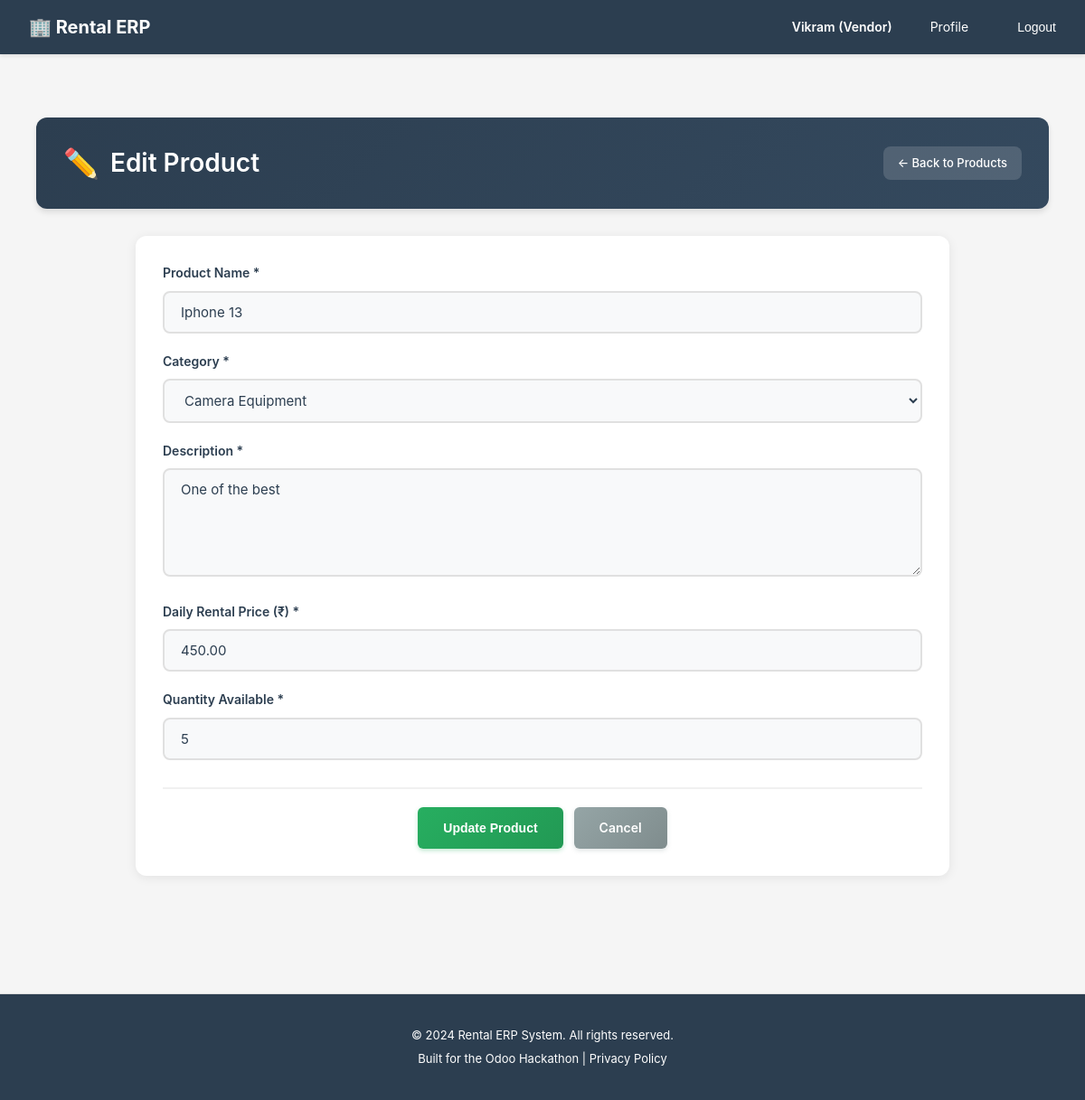
The app's page /catalog/vendor/edit-product/12/ (signed in) with its own data.
### accounts/models.py (models this page shows, shortened)
class User(AbstractUser):
    ROLE_CHOICES = [
        ('customer', 'Customer'),  # End-user who rents products
        ('vendor', 'Vendor'),      # Business user who owns rental products
        ('admin', 'Admin'),        # System administrator with full access
    ]
    email = models.EmailField(
        unique=True,
        validators=[EmailValidator()],
        help_text="Used for login and notifications"
    )
    role = models.CharField(
        max_length=20,
        choices=ROLE_CHOICES,
        default='customer',
        help_text="Determines user's permissions and accessible features"
    )
    phone = models.CharField(
        max_length=15,
        blank=True,
        null=True,
        validators=[
            RegexValidator(
                regex=r'^\+?1?\d{9,15}$',
                message="Phone number must be entered in the format: '+999999999'. Up to 15 digits allowed."
            )
        ],
        help_text="Contact number for order notifications and support"
    )
    is_verified = models.BooleanField(
        default=False,
        help_text="Email verification status for security"
    )
    totp_secret = models.CharField(
        max_length=32,
        blank=True,
        null=True,
        help_text="TOTP secret key for 2FA (encrypted)"
    )
    totp_enabled = models.BooleanField(
        default=False,
        help_text="Whether TOTP 2FA is enabled for this user"
    )
    created_at = models.DateTimeField(auto_now_add=True)
    updated_at = models.DateTimeField(auto_now=True)
    @property
    def phone_number(self):
        """Property alias for backward compatibility with older view/form code"""
        return self.phone
    USERNAME_FIELD = 'email'
    REQUIRED_FIELDS = ['username', 'first_name', 'last_name']
    class Meta:
        db_table = 'users'
        verbose_name = 'User'
        verbose_name_plural = 'Users'
        ordering = ['-created_at']

### catalog/models.py (models this page shows, shortened)
class Product(models.Model):
    vendor = models.ForeignKey(
        settings.AUTH_USER_MODEL,
        on_delete=models.CASCADE,
        related_name='products',
        limit_choices_to={'role': 'vendor'},
        help_text="Vendor who owns this product"
    )
    category = models.ForeignKey(
        ProductCategory,
        on_delete=models.SET_NULL,
        blank=True,
        null=True,
        related_name='products',
        help_text="Product classification for filtering"
    )
    name = models.CharField(
        max_length=255,
        help_text="Product name (e.g., 'Canon EOS R5 Mirrorless Camera')"
    )
    slug = models.SlugField(
        max_length=255,
        unique=True,
        help_text="URL-friendly identifier"
    )
    description = models.TextField(
        help_text="Detailed product description for customer decision-making"
    )
    short_description = models.CharField(
        max_length=500,
        blank=True,
        null=True,
        help_text="Brief summary for product listings"
    )
    image_main = models.ImageField(
        upload_to='products/images/',
        blank=True,
        null=True,
        help_text="Primary product image"
    )
    is_rentable = models.BooleanField(
        default=True,
        help_text="Can this product be rented? (vs purchase-only)"
    )
    is_published = models.BooleanField(
        default=False,
        help_text="Visible on website. Vendors can unpublish temporarily."
    )
    quantity_on_hand = models.PositiveIntegerField(
        default=0,
        help_text="Total physical inventory owned by vendor"
    )
    cost_price = models.DecimalField(
        max_digits=10,
        decimal_places=2,
        validators=[MinValueValidator(0)],
        help_text="Vendor's acquisition cost (for margin calculation)"
    )
    attributes = models.JSONField(
        default=dict,
        blank=True,
        help_text="Dynamic attributes like Brand, Model, Color (JSON: {'brand': 'Canon', 'model': 'EOS R5'})"
    )
    meta_title = models.CharField(
        max_length=255,
        blank=True,
        null=True,
        help_text="SEO page title"
    )
    meta_description = models.TextField(
        blank=True,
        null=True,
        help_text="SEO meta description"
    )
    created_at = models.DateTimeField(auto_now_add=True)
    updated_at = models.DateTimeField(auto_now=True)
    class Meta:
        db_table = 'products'
        verbose_name = 'Product'
        verbose_name_plural = 'Products'
        ordering = ['-created_at']
        indexes = [
            models.Index(fields=['vendor', 'is_published']),
            models.Index(fields=['category', 'is_published']),
            models.Index(fields=['slug']),
        ]

class ProductCategory(models.Model):
    name = models.CharField(
        max_length=100,
        unique=True,
        help_text="Category name (e.g., 'Camera Equipment', 'Furniture')"
    )
    slug = models.SlugField(
        max_length=100,
        unique=True,
        help_text="URL-friendly identifier"
    )
    parent = models.ForeignKey(
        'self',
        on_delete=models.CASCADE,
        blank=True,
        null=True,
        related_name='subcategories',
        help_text="Parent category for hierarchical structure"
    )
    description = models.TextField(
        blank=True,
        null=True,
        help_text="Category description for SEO and customer guidance"
    )
    is_active = models.BooleanField(
        default=True,
        help_text="Show/hide category on website"
    )
    created_at = models.DateTimeField(auto_now_add=True)
    updated_at = models.DateTimeField(auto_now=True)
    class Meta:
        db_table = 'product_categories'
        verbose_name = 'Product Category'
        verbose_name_plural = 'Product Categories'
        ordering = ['name']

class RentalPricing(models.Model):
    DURATION_CHOICES = [
        ('hourly', 'Per Hour'),
        ('daily', 'Per Day'),
        ('weekly', 'Per Week'),
        ('monthly', 'Per Month'),
        ('custom', 'Custom Duration'),
    ]
    product = models.ForeignKey(
        Product,
        on_delete=models.CASCADE,
        blank=True,
        null=True,
        related_name='rental_prices',
        help_text="Applies to all variants if set at product level"
    )
    product_variant = models.ForeignKey(
        ProductVariant,
        on_delete=models.CASCADE,
        blank=True,
        null=True,
        related_name='rental_prices',
        help_text="Variant-specific pricing overrides product pricing"
    )
    duration_type = models.CharField(
        max_length=20,
        choices=DURATION_CHOICES,
        help_text="Rental period unit"
    )
    duration_value = models.PositiveIntegerField(
        default=1,
        validators=[MinValueValidator(1)],
        help_text="Number of units (e.g., 2 for '2 days', 3 for '3 hours')"
    )
    price = models.DecimalField(
        max_digits=10,
        decimal_places=2,
        validators=[MinValueValidator(0)],
        help_text="Rental price for this duration"
    )
    is_discounted = models.BooleanField(
        default=False,
        help_text="Promotional pricing active"
    )
    discount_percentage = models.DecimalField(
        max_digits=5,
        decimal_places=2,
        default=0.00,
        validators=[MinValueValidator(0), MinValueValidator(100)],
        help_text="Discount % if promotional pricing is active"
    )
    is_active = models.BooleanField(
        default=True,
        help_text="Enable/disable this pricing tier"
    )
    created_at = models.DateTimeField(auto_now_add=True)
    updated_at = models.DateTimeField(auto_now=True)
    class Meta:
        db_table = 'rental_pricing'
        verbose_name = 'Rental Pricing'
        verbose_name_plural = 'Rental Pricing'
        ordering = ['product', 'duration_type', 'duration_value']

### catalog/views.py (the view, shortened to what this page needs)
# urls.py: path('vendor/edit-product/<int:product_id>/', views.vendor_edit_product, name='vendor_edit_product'),
@require_http_methods(["GET", "POST"])
def vendor_edit_product(request, product_id):
    from django.http import HttpResponseForbidden
    from django.shortcuts import redirect
    from django.utils.text import slugify
    if request.user.role != 'vendor':
        return HttpResponseForbidden('Only vendors can edit products.')
    product = get_object_or_404(Product, id=product_id, vendor=request.user)
    categories = ProductCategory.objects.filter(is_active=True).order_by('name')
    context = {
        'product': product,
        'categories': categories,
        'vendor': request.user.vendorprofile
    }
    return render(request, 'catalog/edit_product.html', context)

### templates/catalog/edit_product.html (shortened to what this page needs)
{% extends 'base.html' %}
{% block content %}
<div class="product-edit-container">
    <div class="page-header">
        <h2>Edit Product</h2>
        <a href="{% url 'catalog:vendor_manage_products' %}" class="back-link">← Back to Products</a>
    </div>
    <div class="form-card">
        <div class="form-body">
            <form method="POST">
                <div class="form-group">
                    <label class="form-label">Product Name *</label>
                    <input type="text" name="name" value="{{ product.name }}" required class="form-control">
                </div>
                <div class="form-group">
                    <label class="form-label">Category *</label>
                    <select name="category" required class="form-control">
                        {% for category in categories %}
                        <option value="{{ category.id }}" {% if product.category.id == category.id %}selected{% endif %}>{{ category.name }}</option>
                        {% endfor %}
                    </select>
                </div>
                <div class="form-group">
                    <label class="form-label">Description *</label>
                    <textarea name="description" required class="form-control" style="min-height: 120px;">{{ product.description }}</textarea>
                </div>
                <div class="form-group">
                    <label class="form-label">Daily Rental Price (₹) *</label>
                    <input type="number" name="daily_price" value="{{ product.rental_prices.first.price }}" required step="0.01" min="0" class="form-control">
                </div>
                <div class="form-group">
                    <label class="form-label">Quantity Available *</label>
                    <input type="number" name="quantity" value="{{ product.quantity_on_hand }}" required min="1" class="form-control">
                </div>
                <div class="button-group">
                    <button type="submit" class="action-btn">Update Product</button>
                    <a href="{% url 'catalog:vendor_manage_products' %}" class="action-btn action-btn-secondary">Cancel</a>
                </div>
            </form>
        </div>
    </div>
</div>
{% endblock %}

### templates/base.html (shortened to what this page needs)
{% load static %}
<!DOCTYPE html>
<html lang="en">
<head>
</head>
<body>
    <nav>
        <div class="container">
            <a href="/" class="logo">🏢 Rental ERP</a>
            <ul>
                {% if user.is_authenticated %}
                    <li><strong>{{ user.first_name }} ({{ user.get_role_display }})</strong></li>
                    <li><a href="{% url 'accounts:profile' %}">Profile</a></li>
                    <li>
                        <form method="POST" action="{% url 'accounts:logout' %}" style="display: inline;">
                            <button type="submit" style="background: none; border: none; color: #fff; cursor: pointer; padding: 8px 12px; font-size: 14px;">Logout</button>
                        </form>
                    </li>
                {% else %}
                    <li><a href="{% url 'accounts:login' %}">Login</a></li>
                    <li><a href="{% url 'accounts:signup_customer' %}">Sign Up (Customer)</a></li>
                    <li><a href="{% url 'accounts:signup_vendor' %}">Sign Up (Vendor)</a></li>
                {% endif %}
            </ul>
        </div>
    </nav>
    <main>
        <div class="container">
            {% block content %}{% endblock %}
        </div>
    </main>
    <footer>
        <p>&copy; 2024 Rental ERP System. All rights reserved.</p>
        <p>Built for the Odoo Hackathon | <a href="#" style="color: #fff;">Privacy Policy</a></p>
    </footer>
</body>
</html>

### records on screen
User: first_name "Vikram", role "Vendor"
Product: name "Iphone 13", category "Camera Equipment", description "One of the best", daily_price "450.00", quantity "5"
